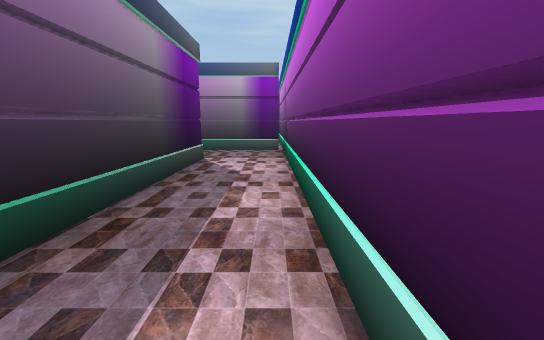
view 1 (above)

24 first-person views from a walk through a scene from a Unity 3-D project. The camera is 1.44 m above the floor, tilts 10° down and sees 90° across. Doors are open. The floor is counted in squares, 1.15 m on a side. Each view is taken from the middle of a square. On the plan, view 1 faces up. The plan holds only what a view shows up to about 13 squares ahead; the rest is blank. The place goes on beyond the plan. The player character is not drawn.

view 2
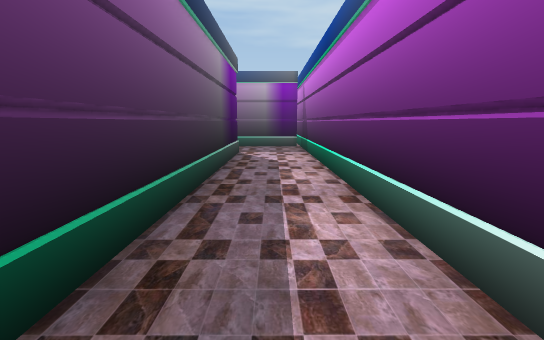

view 3
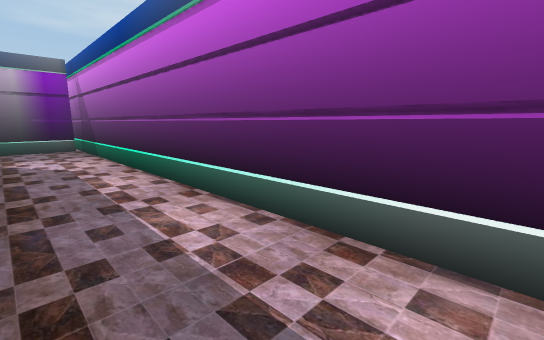

view 4
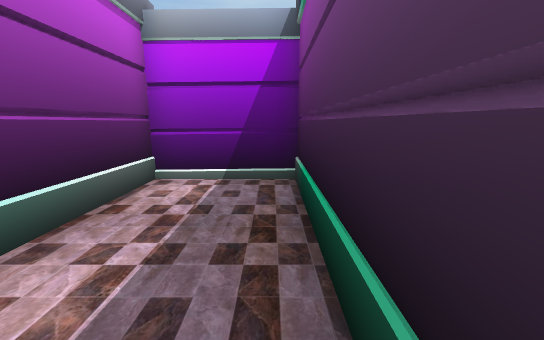

view 5
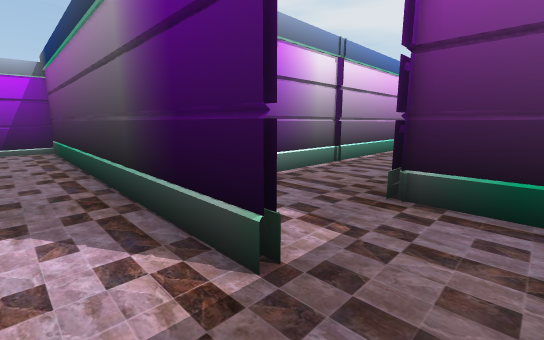

view 6
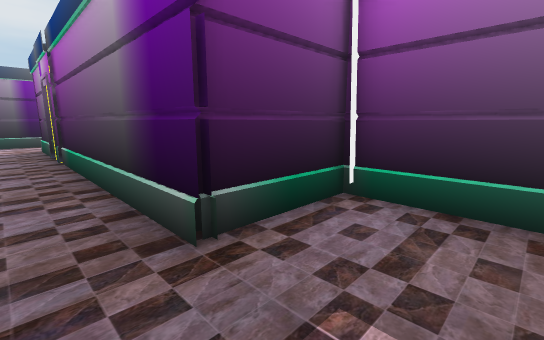

view 7
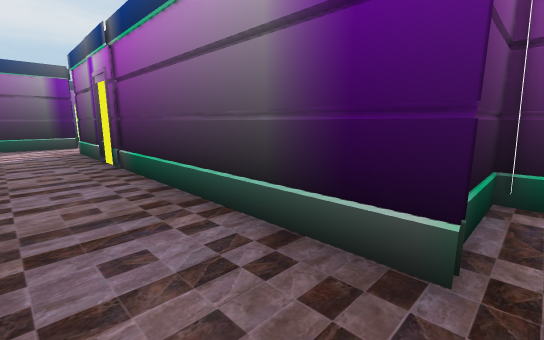

view 8
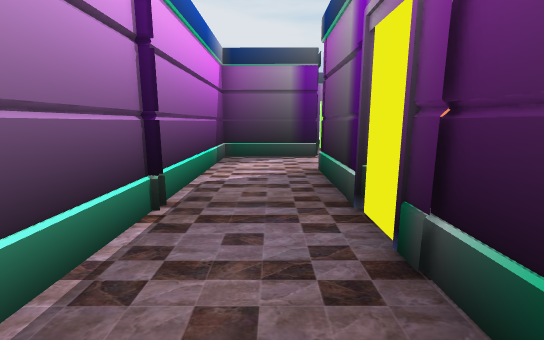

view 9
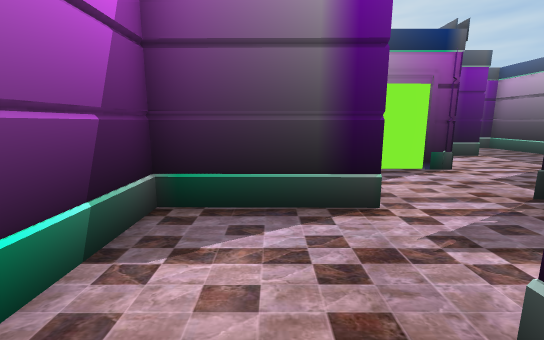

view 10
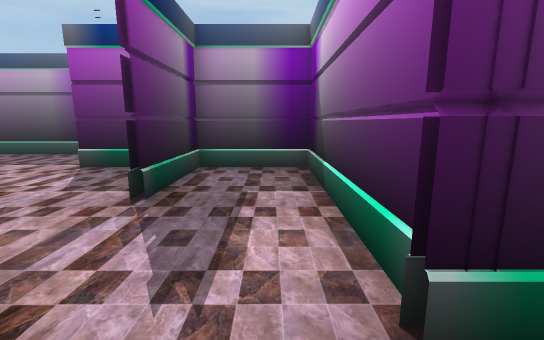

view 11
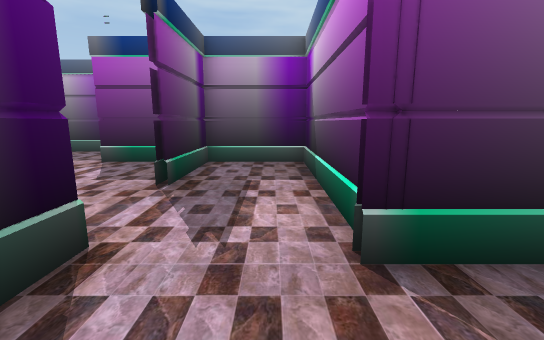

view 12
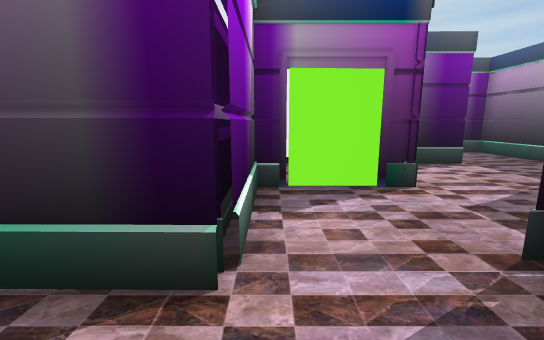

view 13
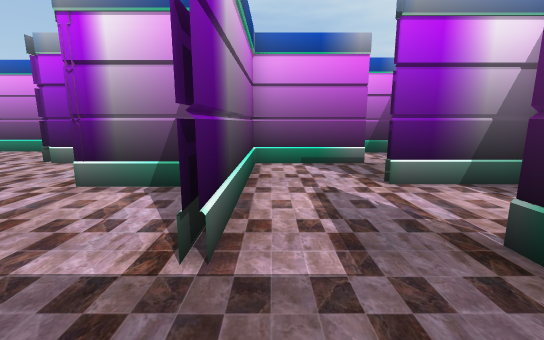

view 14
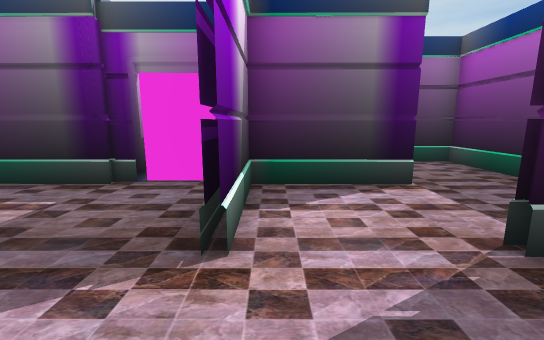

view 15
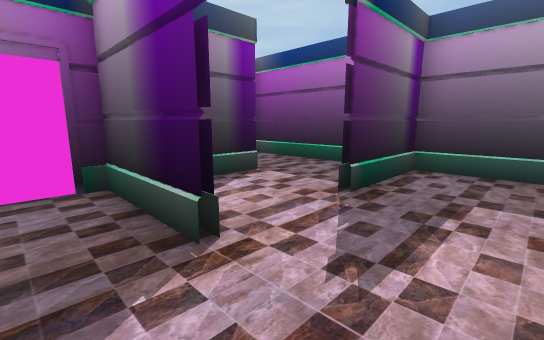

view 16
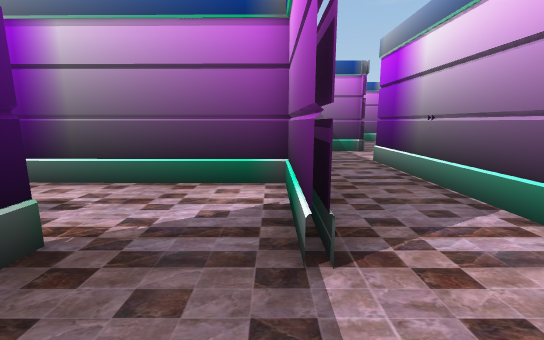

view 17
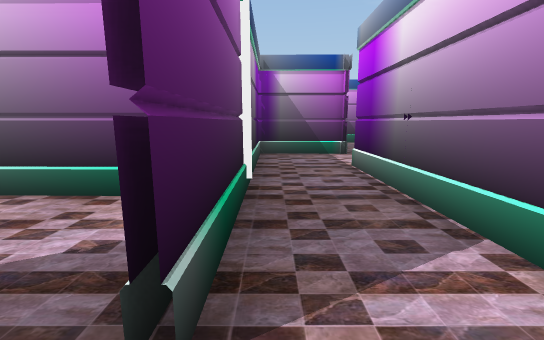

view 18
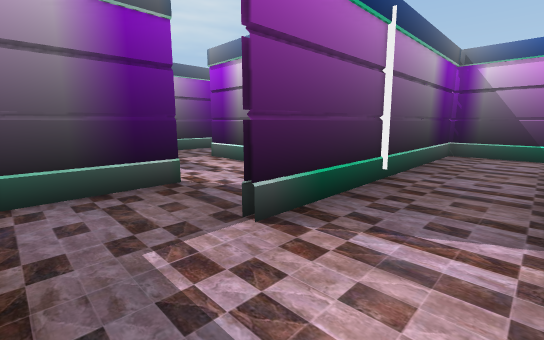

view 19
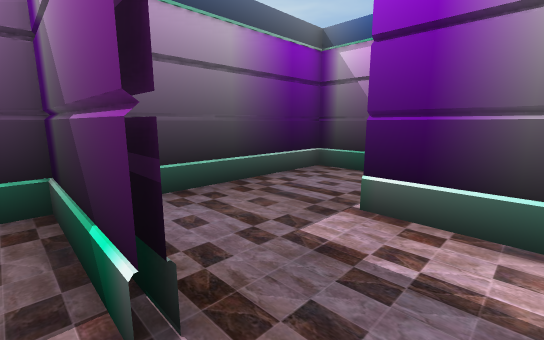

view 20
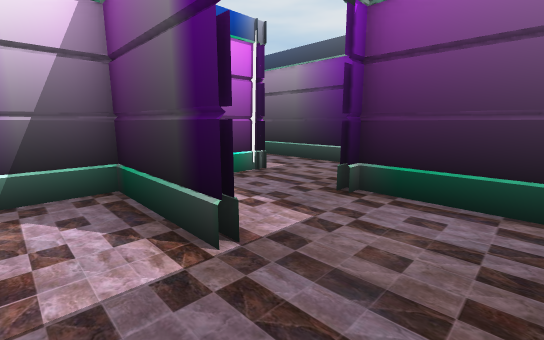

view 21
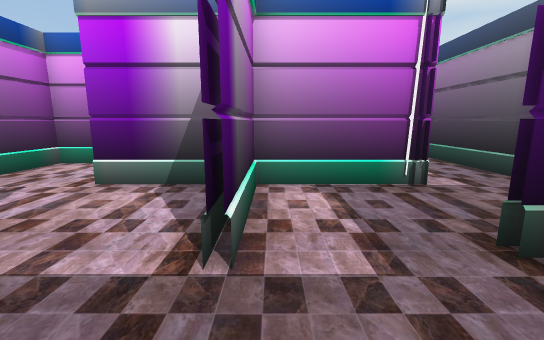

view 22
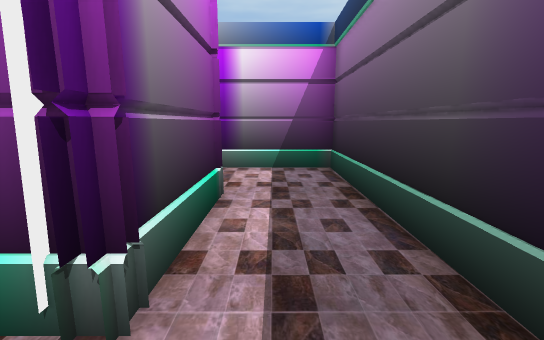

view 23
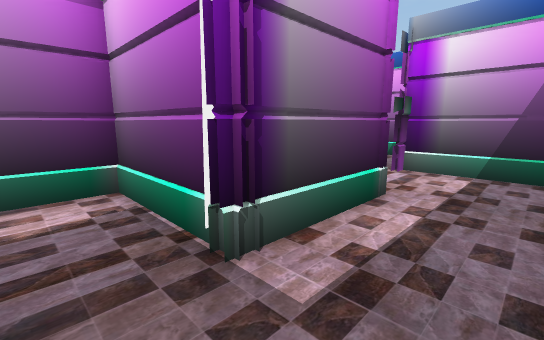

view 24
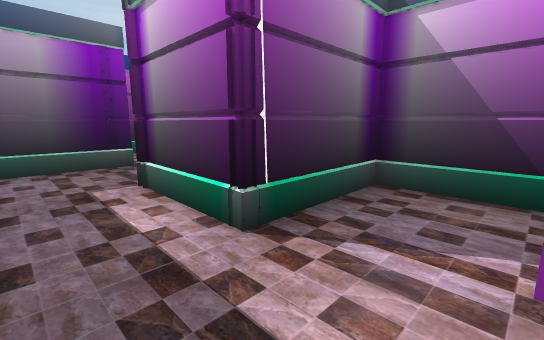

### Floor plan
Key: @ floor where view 1 was taken; # wall or solid block; . floor; D open door.
Columns run from 40 left of view 1 to 1 right of it. Each row starts with its distance up from view 1.
 19    #############D
 18    #......#.....#
 17    #......#.....#
 16   .#......#.....#######
 15  ###..##.....#.....#..#
 14  ......#.....#.....#..#                  #
 13 #......#.....####..#..#                  #
 12 #..###D###...#  D.....#           ########
 11 #..#  D......#  D.....#           #......#
 10 #..#  D...#####DD###..#  D        #......#
  9 #..#### ...........#..###D.########...#..#
  8 #.....# ...........#..................#..#
  7 #.....#............#................ .#..#
  6 ##### ###########..################  ##..#
  5                                      .#..#
  4                                      ##..#
  3                                      #...#
  2                                      #...#
  1                                      D...#
  0                                      D..@#
 -1                                      #...#
 -2                                      #...#
 -3                                      #####

Positions as (right, up) in squares from view 1, and headings:
1: (0, 0), facing up
2: (-1, -2), facing up
3: (-2, -2), facing up-right
4: (-2, 3), facing down
5: (-1, 11), facing down-left
6: (-3, 8), facing up-left
7: (-5, 7), facing up-left
8: (-11, 8), facing left
9: (-17, 8), facing left
10: (-19, 8), facing up
11: (-19, 7), facing up
12: (-19, 10), facing left
13: (-28, 18), facing down
14: (-28, 13), facing left
15: (-28, 11), facing up-left
16: (-33, 10), facing right
17: (-32, 9), facing right
18: (-33, 7), facing up-right
19: (-31, 14), facing up-right
20: (-32, 18), facing down-left
21: (-34, 18), facing down
22: (-38, 14), facing down
23: (-39, 14), facing down-right
24: (-39, 7), facing up-right
